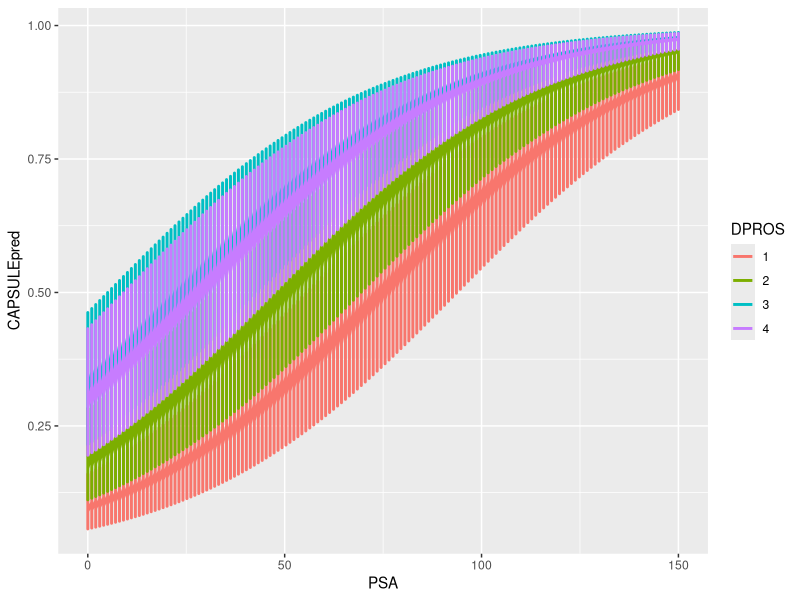

This figure's R source:
# Homework Assignment
# Create a logistic regression model using several independent variables. (40 points)
# 
# As with the linear regression exercise, you can pick your data set, but 
# - It must be a new dataset you've never used before (10 points), and 
# - You must include it with your submission or provide a URL where we can download it.

# using Prostate Cancer data from here:
# http://www.umass.edu/statdata/statdata/data/pros.dat

# goal is to predict capsule penetration given a set of covariates:
# LIST OF VARIABLES:
# 
# Variable  Description			Codes/Values		    	Name
#________________________________________________________________________________
# 
# 1		Identification Code		1 - 380					      ID
# 2		Tumor Penetration of 	0 = No Penetration, 	CAPSULE
#	  	Prostatic Capsule		  1 = Penetration
# 3		Age 				        	Years					        AGE
# 4		Race				        	1= White, 2 = Black		RACE
# 5		Results of the Digital 	1 = No Nodule			  DPROS
#	    	Rectal Exam 		    	2 = Unilobar Nodule (Left)
#							              	3 = Unilobar Nodule  (Right)
#						               		4 = Bilobar Nodule
# 6		Detection of Capsular 	1 = No, 2 = Yes			DCAPS
#	    	Involvement in Rectal Exam 
# 7		Prostatic Specific 		mg/ml				        	PSA
# 	  	Antigen Value
# 8		Tumor Volume Obtained 	cm3				      		VOL
#	    	from Ultrasound
# 9		Total Gleason Score		0 - 10 			      		GLEASON
#________________________________________________________________________________

library(ggplot2)
setwd("~/Documents/GADataScience2013/Assignments/assignment_04")
data <- read.csv("./Prostate.csv")

set.seed(110685)

# It should be a complete, self-contained script with the following features:
# - An n-fold cross validation framework (20 points)
# - Setting a seed in the appropriate place (10 points)
# - It's well commented, and has a brief description at the end about the trends you see (20 points)

data$ID <- NULL
# drop incomplete cases
data <- data[complete.cases(data),]
data$CAPSULE <- factor(data$CAPSULE)
data$RACE <- factor(data$RACE)
data$DPROS <- factor(data$DPROS)
data$DCAPS <- factor(data$DCAPS)


# function to run logistic regression on a train-test pair. it returns the error
lf.errf <- function(train.data, test.data){
  test.labels = test.data$CAPSULE
  test.no.labels = test.data
  test.no.labels$CAPSULE <- NULL
  logit.fit <- glm(CAPSULE ~ ., family='binomial', data=train.data)
  #I round the probabilities to 0 or 1
  lf.prediction <- round(predict(logit.fit, newdata=test.no.labels, type="response"))
  # calculate error for test labels that were not correctly assigned
  this.err <- sum(test.labels != lf.prediction)/length(test.labels)
  return(this.err)
}


#helper function to extract the k-th subset of data
#and to run logistic regression on it. It returns the prediction error.
lf.k.errf <- function(k, whichK, data){
  train.data <- data[whichK != k,]
  test.data <- data[whichK == k,]
  this.err.k <- lf.errf(train.data, test.data)
  return(this.err.k)
}

# helper function that builds a vector index to generate the CV subsamples.
# Code from: https://gist.github.com/dsparks/3695362
build.whichK <- function(kk, data){
  randomDraw <- rnorm(nrow(data))
  kQuantiles <- quantile(randomDraw, 0:kk/kk)
  whichK <- cut(randomDraw, kQuantiles, include.lowest = TRUE)  # Divide randomDraw into kk equally-sized groups
  levels(whichK) <- LETTERS[1:kk]  # (Optionally) Give the levels handier names

  #returns the index vector
  return(whichK)
}

# build an index
kk <- 10 #n of cv folds
whichK <- build.whichK(kk, data)


# for loop on cv subsets
cv.result <- NULL
for(k in levels(whichK)){
  #append results of specific cv as a column
  cv.result <- rbind(cv.result, lf.k.errf(k, whichK, data))
}


mean(cv.result)


# now let's look at trends
# use all the dataset
final.logit.fit <- glm(CAPSULE ~ ., family='binomial', data=data)

# odds ratio:
exp(coef(final.logit.fit))
xtabs(~CAPSULE + RACE, data=data)
xtabs(~CAPSULE + DPROS, data=data)
xtabs(~CAPSULE + DCAPS, data=data)
# Rectal exam seems to be very indicative, with Left Unilobar Nodule twice as likely to imply
# capsule penetration and Right Unilobar Nodule 4.5 times as likely to imply capsule penetration
# AGE, PSA and VOL have ODD ratio = 1 => each point increases the probability by a factor 1
# Detection of Capsular Involvement also seems to increase the risk
# RACE: the 0.5 Odds ratio for RACE2 would imply RACE2 is half as likely to have capsule penetration
# however the sample contains a lot less records for RACE2
# Finally, each point in the Gleason score increases the probability by a factor of 2.6


# now let's look at the various factors, for average PSA, VOL and AGE
new.data <- with(data, data.frame(AGE=round(mean(AGE)), RACE=rep(factor(1:2),8), DPROS=rep(factor(1:4),c(4,4,4,4)), DCAPS=rep(factor(1:2),c(2,2)), PSA=mean(PSA), VOL=mean(VOL), GLEASON=round(mean(GLEASON))))
new.data$CAPSULEpred <- predict(final.logit.fit, newdata=new.data, type='response')
new.data
# the highest probability is obtained for an individual of race 1, DPROS 3 and DCAPS 2
# I suspect that GLEASON score depends on the other factors and thus should not be used as covariate

# let's look at how probability changes with PSA, which is commonly considered a risk factor
# for the sake of simplicity we will consider only 1 case for the other factors
new.data2 <- with(data, data.frame(AGE=round(mean(AGE)), RACE=rep(rep(factor(1:2),8), each=150),
                                  DPROS=rep(rep(factor(1:4),c(4,4,4,4)),each=150),
                                  DCAPS=rep(rep(factor(1:2),c(2,2)),each=150),
                                  PSA=seq(from=0, to=150.0, length.out=150),
                                  VOL=mean(VOL), GLEASON=round(mean(GLEASON))))
new.data2$CAPSULEpred <- predict(final.logit.fit, newdata=new.data2, type='response')
ggplot(new.data2, aes(x=PSA, y=CAPSULEpred)) + geom_line(aes(colour=DPROS), size=1)

#conclusion: risk of CAPSULE penetration increases with PSA.



# Let me know if you have any questions about this!
# Extra Resources for Logistic Regression
# Vanderbilt logistic regression slides:<br>
# http://www.mc.vanderbilt.edu/gcrc/workshop_files/2004-11-12.pdf
# Interpreting odds ratios: <br>
# http://www.ats.ucla.edu/stat/stata/faq/oratio.htm
# http://www.ats.ucla.edu/stat/mult_pkg/faq/general/odds_ratio.htm